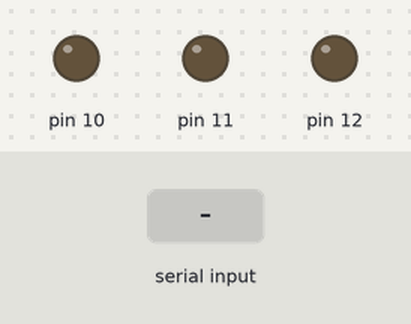
Bench run of a sketch on a simulated Arduino Uno, built with avr-gcc and run on an emulated ATmega328P. On the bench: output pins drawn as LEDs (lit = HIGH). The inputs (shaded band) are chosen by the test bench.

Above: at 1.2 s.
1.3 s: "r" received over Serial
At 2.3 s:
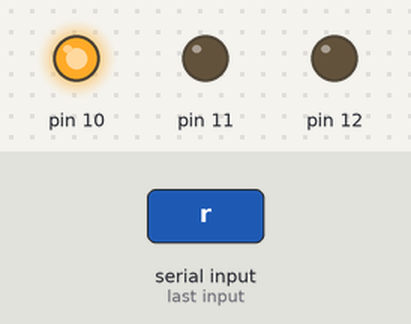
2.8 s: "g" received over Serial
At 3.4 s:
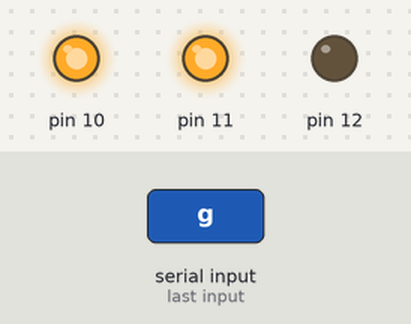
4.3 s: "1" received over Serial
At 4.6 s:
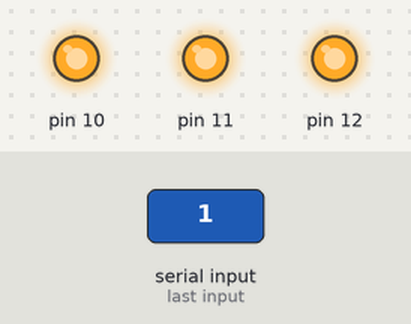
5.8 s: "r" received over Serial
At 6.9 s:
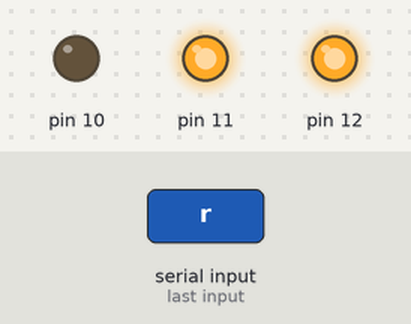
7.3 s: "0" received over Serial
At 8.1 s:
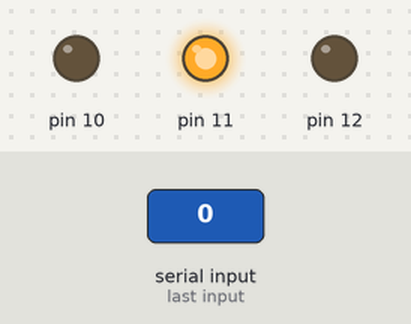
8.8 s: "2" received over Serial
At 9.2 s:
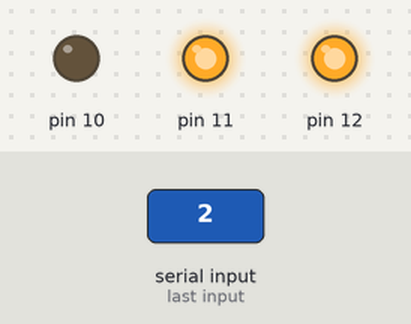
Timing chart, 0 to 11.3 s (numbered marks = the images above; inputs shaded):
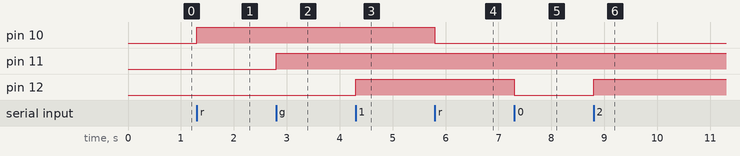

Measured:
- after the input at 1.3 s, pin 10: LOW → HIGH at once
- after the input at 2.8 s, pin 11: LOW → HIGH at once
- after the input at 4.3 s, pin 12: LOW → HIGH at once
- after the input at 5.8 s, pin 10: HIGH → LOW at once
- after the input at 7.3 s, pin 12: HIGH → LOW at once
- after the input at 8.8 s, pin 12: LOW → HIGH at once

The sketch:

ArduinoSlave.ino
```cpp
void setup() {
  // put your setup code here, to run once:
  Serial.begin(9600);
  pinMode (10, OUTPUT);
  pinMode (11, OUTPUT);
  pinMode (12, OUTPUT);
}
bool r, g, y = false;
void loop() {
   digitalWrite(10, r);
   digitalWrite(11, g);
   digitalWrite(12, y);

  if(Serial.available() > 0){

    char rgy = Serial.read();
    if(rgy == 'r'){
      r = !r;
    } else if(rgy == 'g'){
      g = !g;
    } else {
      y = !y;
    }
    }
  }
```
